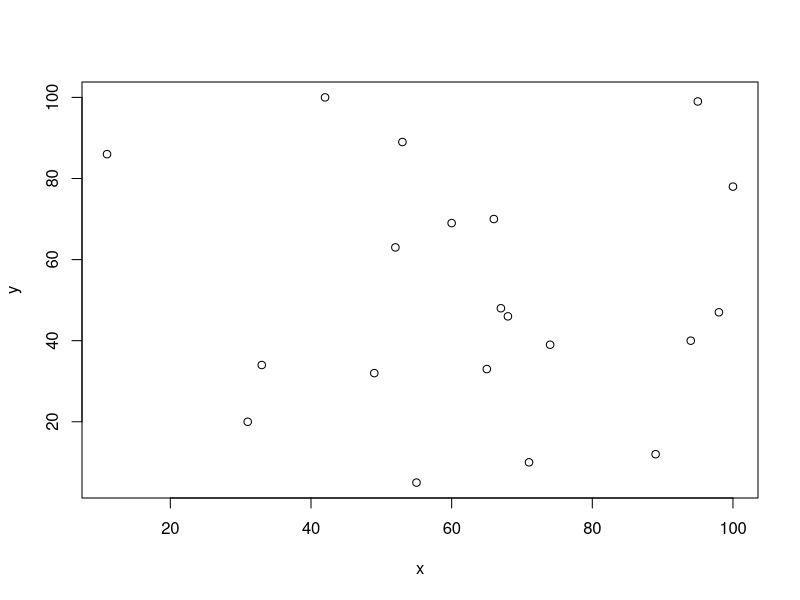

Generate this figure with R:
## ---- chunk 1
    x <- sample ( x = 1:100, size = 20)
## ---- chunk 2
    y <- sample (x = 1:100, size = 20)
## ---- chunk 3
    my_data  <- data.frame(x,y)
## ---- chunk 4
plot(my_data)
